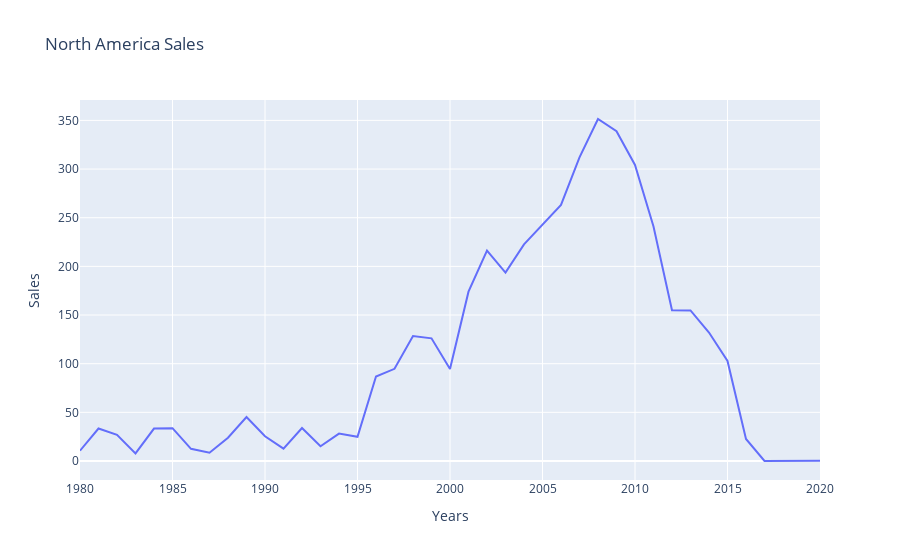

Notebook code for this chart:
### Code cell
fig = px.line(x = df23.index, y = df23['NA_Sales'],
                    title = 'North America Sales',
                    labels = {'x':'Years', 'y':'Sales'})
fig.show()

### Figure 1 — Plotly figure (JSON) as saved in the notebook; plotly's stock layout.template omitted (floating-point values rounded to 4 significant figures)
{"data": [{"hovertemplate": "Years=%{x}<br>Sales=%{y}<extra></extra>", "legendgroup": "", "line": {"color": "#636efa", "dash": "solid"}, "mode": "lines", "name": "", "showlegend": false, "type": "scatter", "x": [1980, 1981, 1982, 1983, 1984, 1985, 1986, 1987, 1988, 1989, 1990, 1991, 1992, 1993, 1994, 1995, 1996, 1997, 1998, 1999, 2000, 2001, 2002, 2003, 2004, 2005, 2006, 2007, 2008, 2009, 2010, 2011, 2012, 2013, 2014, 2015, 2016, 2017, 2020], "xaxis": "x", "y": [10.59, 33.4, 26.92, 7.76, 33.28, 33.73, 12.5, 8.46, 23.87, 45.15, 25.46, 12.76, 33.87, 15.12, 28.15, 24.82, 86.76, 94.75, 128.4, 126.1, 94.49, 174.0, 216.2, 193.6, 222.6, 242.6, 263.1, 312.0, 351.4, 338.8, 304.2, 241.1, 155.0, 154.8, 132.0, 102.8, 22.66, 0, 0.27], "yaxis": "y"}], "layout": {"legend": {"tracegroupgap": 0}, "title": {"text": "North America Sales"}, "xaxis": {"anchor": "y", "domain": [0, 1], "title": {"text": "Years"}}, "yaxis": {"anchor": "x", "domain": [0, 1], "title": {"text": "Sales"}}}}
